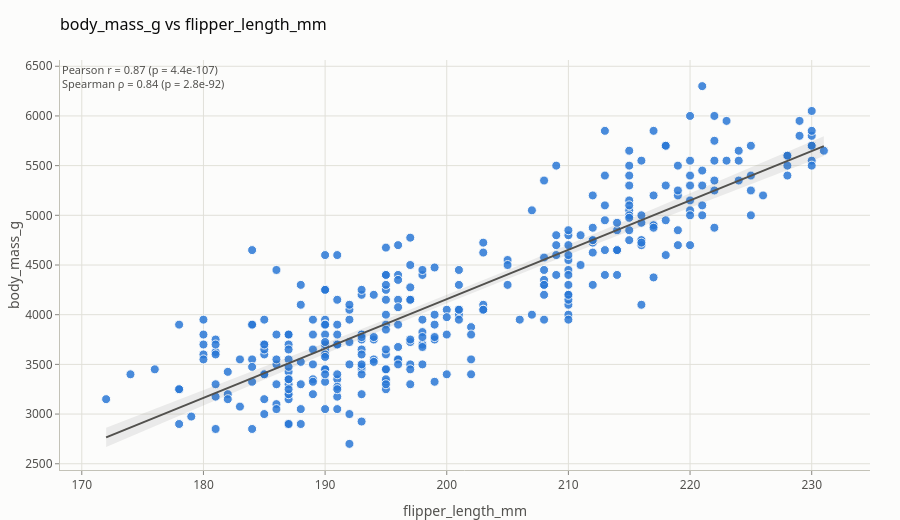
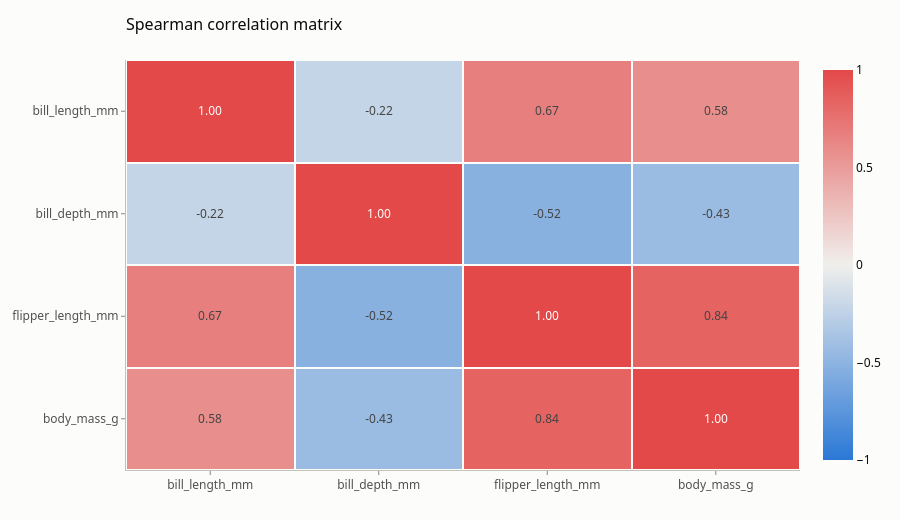

The notebook cell these images were saved under, in order:
### Markdown cell above
## 2 numerical variables

### Code cell
pc.eda.analyze(pen, 'flipper_length_mm', 'body_mass_g', backend='plotly')

### Figure 1 — Plotly figure (JSON) as saved in the notebook; plotly's stock layout.template omitted (floating-point values rounded to 4 significant figures; data arrays with more than 128 entries replaced by an {"elided": "..."} marker saying what was removed)
{"data": [{"hovertemplate": "flipper_length_mm: %{x:,.4~g}<br>body_mass_g: %{y:,.4~g}<extra></extra>", "marker": {"color": "#2a78d6", "line": {"color": "#fcfcfb", "width": 1}, "opacity": 0.85, "size": 9}, "mode": "markers", "name": "None", "showlegend": false, "type": "scatter", "x": {"elided": "342 float values"}, "y": {"elided": "342 float values"}}, {"fill": "toself", "fillcolor": "rgba(82,81,78,0.1)", "hoverinfo": "skip", "legendgroup": "None", "line": {"width": 0}, "showlegend": false, "type": "scatter", "x": {"elided": "200 float values"}, "y": {"elided": "200 float values"}}, {"hoverinfo": "skip", "legendgroup": "None", "line": {"color": "#52514e", "width": 2}, "mode": "lines", "showlegend": false, "type": "scatter", "x": [172.0, 172.6, 173.2, 173.8, 174.4, 175.0, 175.6, 176.2, 176.8, 177.4, 178.0, 178.6, 179.2, 179.7, 180.3, 180.9, 181.5, 182.1, 182.7, 183.3, 183.9, 184.5, 185.1, 185.7, 186.3, 186.9, 187.5, 188.1, 188.7, 189.3, 189.9, 190.5, 191.1, 191.7, 192.3, 192.9, 193.5, 194.1, 194.6, 195.2, 195.8, 196.4, 197.0, 197.6, 198.2, 198.8, 199.4, 200.0, 200.6, 201.2, 201.8, 202.4, 203.0, 203.6, 204.2, 204.8, 205.4, 206.0, 206.6, 207.2, 207.8, 208.4, 208.9, 209.5, 210.1, 210.7, 211.3, 211.9, 212.5, 213.1, 213.7, 214.3, 214.9, 215.5, 216.1, 216.7, 217.3, 217.9, 218.5, 219.1, 219.7, 220.3, 220.9, 221.5, 222.1, 222.7, 223.3, 223.8, 224.4, 225.0, 225.6, 226.2, 226.8, 227.4, 228.0, 228.6, 229.2, 229.8, 230.4, 231.0], "y": [2765.0, 2795.0, 2824.0, 2854.0, 2884.0, 2913.0, 2943.0, 2972.0, 3002.0, 3032.0, 3061.0, 3091.0, 3120.0, 3150.0, 3180.0, 3209.0, 3239.0, 3268.0, 3298.0, 3328.0, 3357.0, 3387.0, 3417.0, 3446.0, 3476.0, 3505.0, 3535.0, 3565.0, 3594.0, 3624.0, 3653.0, 3683.0, 3713.0, 3742.0, 3772.0, 3801.0, 3831.0, 3861.0, 3890.0, 3920.0, 3950.0, 3979.0, 4009.0, 4038.0, 4068.0, 4098.0, 4127.0, 4157.0, 4186.0, 4216.0, 4246.0, 4275.0, 4305.0, 4334.0, 4364.0, 4394.0, 4423.0, 4453.0, 4483.0, 4512.0, 4542.0, 4571.0, 4601.0, 4631.0, 4660.0, 4690.0, 4719.0, 4749.0, 4779.0, 4808.0, 4838.0, 4867.0, 4897.0, 4927.0, 4956.0, 4986.0, 5015.0, 5045.0, 5075.0, 5104.0, 5134.0, 5164.0, 5193.0, 5223.0, 5252.0, 5282.0, 5312.0, 5341.0, 5371.0, 5400.0, 5430.0, 5460.0, 5489.0, 5519.0, 5548.0, 5578.0, 5608.0, 5637.0, 5667.0, 5697.0]}], "layout": {"annotations": [{"align": "left", "font": {"color": "#52514e", "size": 11}, "showarrow": false, "text": "Pearson r = 0.87 (p = 4.4e-107)<br>Spearman ρ = 0.84 (p = 2.8e-92)", "x": 0, "xanchor": "left", "xref": "paper", "y": 1, "yanchor": "top", "yref": "paper"}], "height": 520, "legend": {"title": {"text": ""}}, "title": {"text": "body_mass_g vs flipper_length_mm"}, "xaxis": {"title": {"text": "flipper_length_mm"}}, "yaxis": {"title": {"text": "body_mass_g"}}}}

### Figure 2 — Plotly figure (JSON) as saved in the notebook; plotly's stock layout.template omitted (floating-point values rounded to 4 significant figures)
{"data": [{"colorbar": {"outlinewidth": 0}, "colorscale": [[0, "#2a78d6"], [0.5, "#f0efec"], [1, "#e34948"]], "hovertemplate": " %{y}<br> %{x}<br>value: %{z:,.4~g}<extra></extra>", "text": [["1.00", "-0.22", "0.67", "0.58"], ["-0.22", "1.00", "-0.52", "-0.43"], ["0.67", "-0.52", "1.00", "0.84"], ["0.58", "-0.43", "0.84", "1.00"]], "texttemplate": "%{text}", "type": "heatmap", "x": ["bill_length_mm", "bill_depth_mm", "flipper_length_mm", "body_mass_g"], "xgap": 2, "y": ["bill_length_mm", "bill_depth_mm", "flipper_length_mm", "body_mass_g"], "ygap": 2, "z": [[1.0, -0.2217, 0.6728, 0.5838], [-0.2217, 1.0, -0.5233, -0.4324], [0.6728, -0.5233, 1.0, 0.84], [0.5838, -0.4324, 0.84, 1.0]], "zmax": 1, "zmin": -1}], "layout": {"height": 520, "title": {"text": "Spearman correlation matrix"}, "xaxis": {"showgrid": false}, "yaxis": {"autorange": "reversed", "showgrid": false}}}
